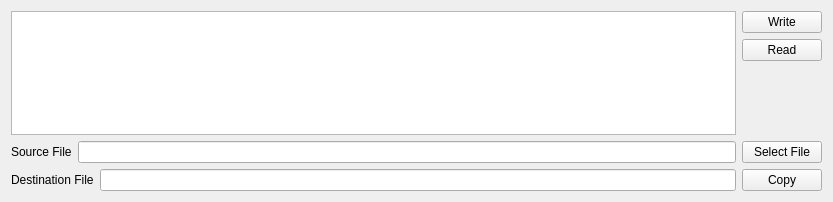
<?xml version="1.0" encoding="UTF-8"?>
<ui version="4.0">
 <class>Widget</class>
 <widget class="QWidget" name="Widget">
  <property name="geometry">
   <rect>
    <x>0</x>
    <y>0</y>
    <width>833</width>
    <height>202</height>
   </rect>
  </property>
  <property name="windowTitle">
   <string>Widget</string>
  </property>
  <layout class="QVBoxLayout" name="verticalLayout_2">
   <item>
    <layout class="QHBoxLayout" name="horizontalLayout">
     <item>
      <widget class="QTextEdit" name="textEdit"/>
     </item>
     <item>
      <layout class="QVBoxLayout" name="verticalLayout">
       <item>
        <widget class="QPushButton" name="writeButton">
         <property name="text">
          <string>Write</string>
         </property>
        </widget>
       </item>
       <item>
        <widget class="QPushButton" name="readButton">
         <property name="text">
          <string>Read</string>
         </property>
        </widget>
       </item>
       <item>
        <spacer name="verticalSpacer">
         <property name="orientation">
          <enum>Qt::Orientation::Vertical</enum>
         </property>
         <property name="sizeHint" stdset="0">
          <size>
           <width>20</width>
           <height>68</height>
          </size>
         </property>
        </spacer>
       </item>
      </layout>
     </item>
    </layout>
   </item>
   <item>
    <layout class="QHBoxLayout" name="horizontalLayout_2">
     <item>
      <widget class="QLabel" name="label">
       <property name="text">
        <string>Source File</string>
       </property>
      </widget>
     </item>
     <item>
      <widget class="QLineEdit" name="sourceLineEdit"/>
     </item>
     <item>
      <widget class="QPushButton" name="selectFileButton">
       <property name="text">
        <string>Select File</string>
       </property>
      </widget>
     </item>
    </layout>
   </item>
   <item>
    <layout class="QHBoxLayout" name="horizontalLayout_3">
     <item>
      <widget class="QLabel" name="label_2">
       <property name="text">
        <string>Destination File</string>
       </property>
      </widget>
     </item>
     <item>
      <widget class="QLineEdit" name="destLineEdit"/>
     </item>
     <item>
      <widget class="QPushButton" name="copyButton">
       <property name="text">
        <string>Copy</string>
       </property>
      </widget>
     </item>
    </layout>
   </item>
  </layout>
 </widget>
 <resources/>
 <connections/>
</ui>
